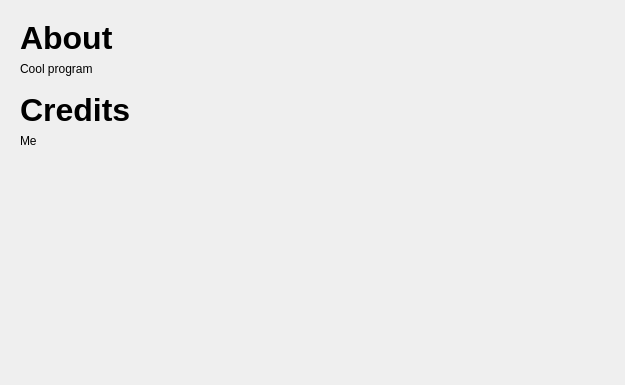
<?xml version="1.0" encoding="UTF-8"?>
<ui version="4.0">
 <class>About</class>
 <widget class="QMainWindow" name="About">
  <property name="geometry">
   <rect>
    <x>0</x>
    <y>0</y>
    <width>625</width>
    <height>385</height>
   </rect>
  </property>
  <property name="windowTitle">
   <string>About</string>
  </property>
  <property name="windowIcon">
   <iconset>
    <normaloff>:/assets/images/appicons/64x64.png</normaloff>:/assets/images/appicons/64x64.png</iconset>
  </property>
  <widget class="QWidget" name="centralWidget">
   <layout class="QGridLayout" name="gridLayout">
    <property name="leftMargin">
     <number>20</number>
    </property>
    <property name="topMargin">
     <number>20</number>
    </property>
    <property name="rightMargin">
     <number>20</number>
    </property>
    <item row="3" column="0">
     <widget class="QLabel" name="label_4">
      <property name="font">
       <font>
        <pointsize>24</pointsize>
        <weight>75</weight>
        <bold>true</bold>
       </font>
      </property>
      <property name="text">
       <string>Credits</string>
      </property>
     </widget>
    </item>
    <item row="0" column="0">
     <widget class="QLabel" name="label_3">
      <property name="font">
       <font>
        <pointsize>24</pointsize>
        <weight>75</weight>
        <bold>true</bold>
       </font>
      </property>
      <property name="text">
       <string>About</string>
      </property>
     </widget>
    </item>
    <item row="5" column="0">
     <spacer name="verticalSpacer">
      <property name="orientation">
       <enum>Qt::Vertical</enum>
      </property>
      <property name="sizeHint" stdset="0">
       <size>
        <width>0</width>
        <height>0</height>
       </size>
      </property>
     </spacer>
    </item>
    <item row="1" column="0">
     <widget class="QLabel" name="label">
      <property name="text">
       <string>Cool program</string>
      </property>
      <property name="wordWrap">
       <bool>true</bool>
      </property>
     </widget>
    </item>
    <item row="4" column="0">
     <widget class="QLabel" name="label_2">
      <property name="text">
       <string>Me</string>
      </property>
      <property name="wordWrap">
       <bool>true</bool>
      </property>
     </widget>
    </item>
    <item row="2" column="0">
     <spacer name="verticalSpacer_3">
      <property name="orientation">
       <enum>Qt::Vertical</enum>
      </property>
      <property name="sizeType">
       <enum>QSizePolicy::Maximum</enum>
      </property>
      <property name="sizeHint" stdset="0">
       <size>
        <width>20</width>
        <height>10</height>
       </size>
      </property>
     </spacer>
    </item>
   </layout>
  </widget>
 </widget>
 <layoutdefault spacing="6" margin="11"/>
 <resources>
  <include location="assets.qrc"/>
 </resources>
 <connections/>
</ui>
